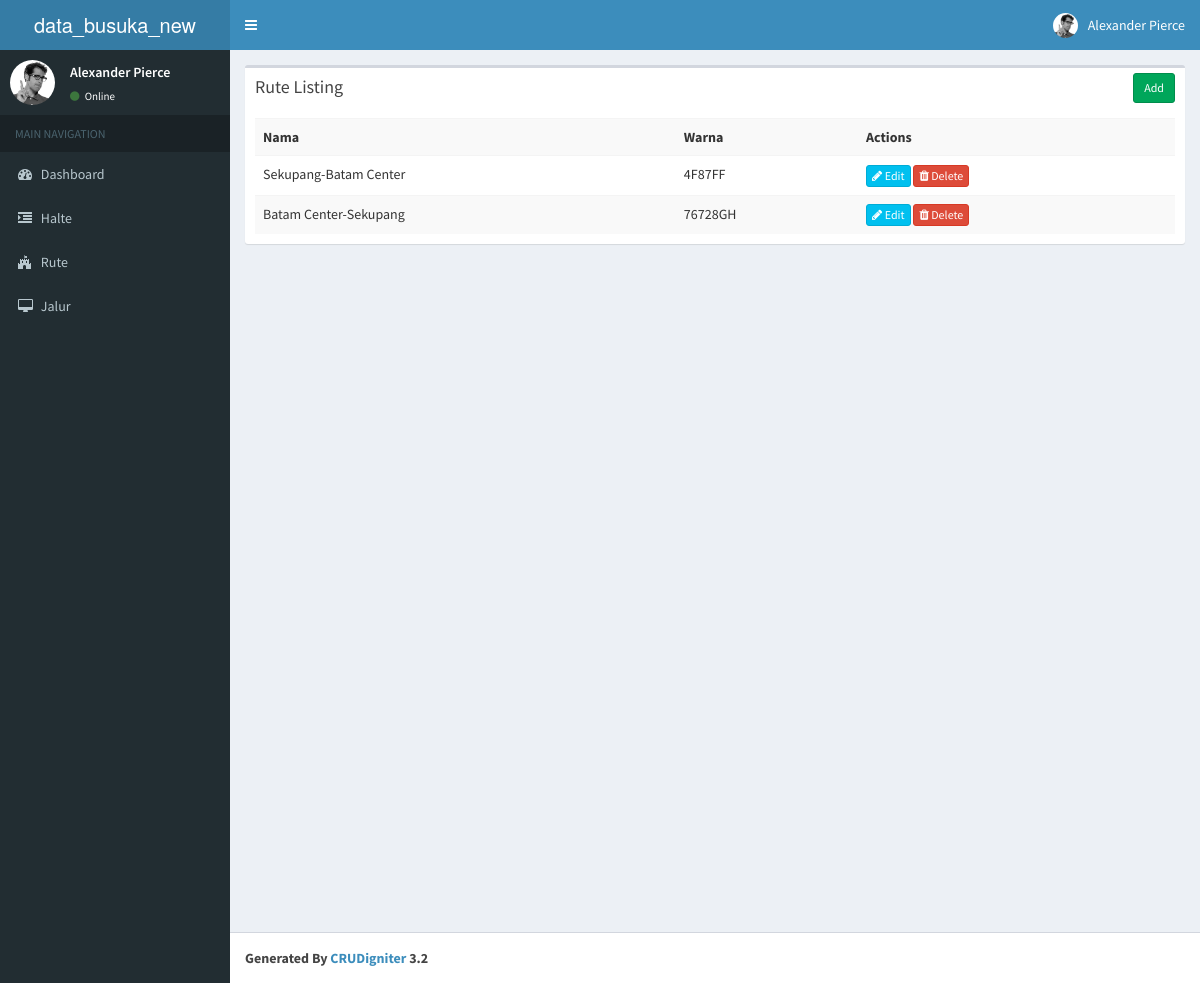
The app's page /index.php/rute, older data.
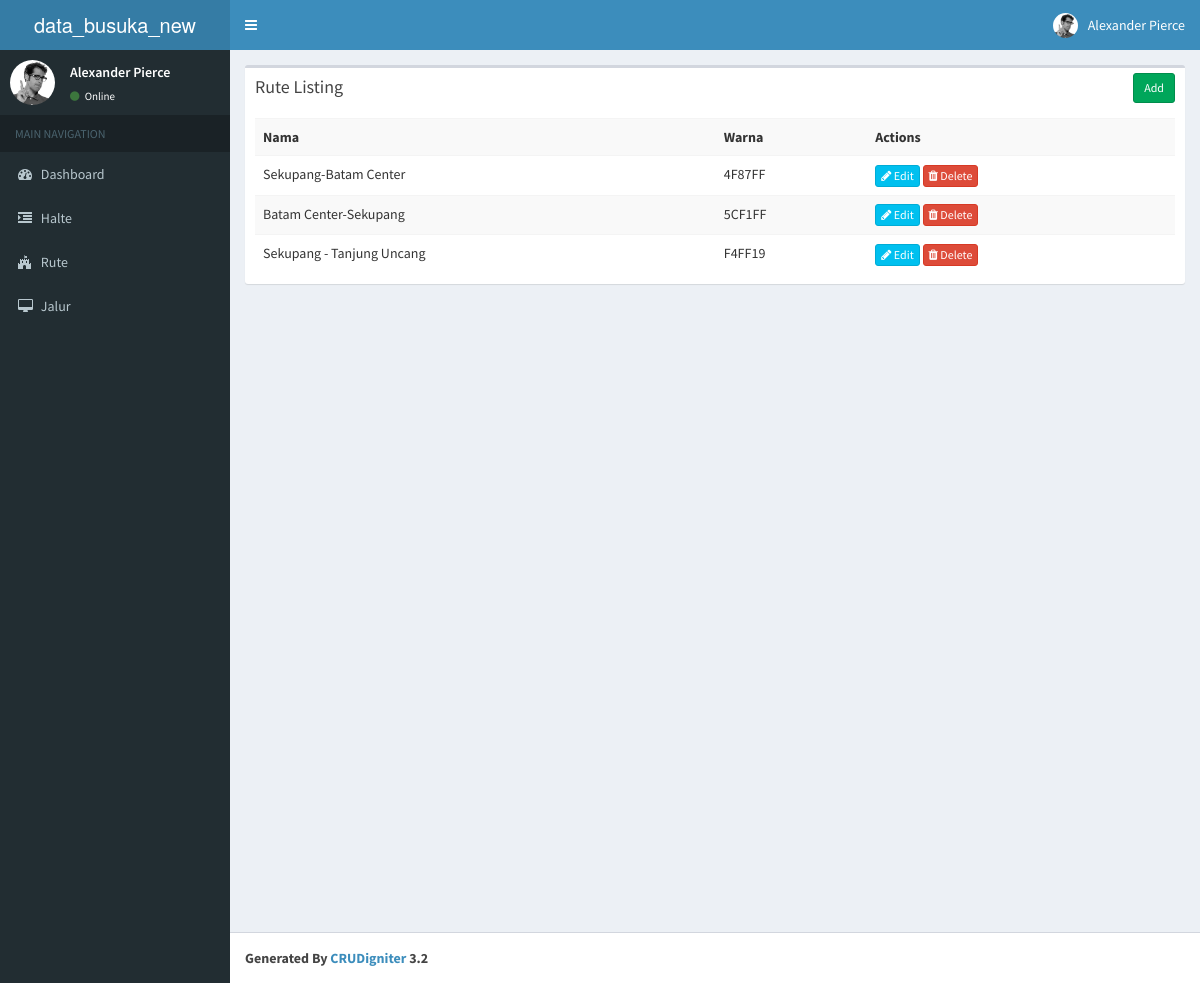
The same page, newer data.
### tables this page shows
CREATE TABLE `dta_rute` (
  `id` int(11) NOT NULL,
  `nama_rute` varchar(50) NOT NULL,
  `warna` varchar(7) NOT NULL
);

### application/controllers/Rute.php (called while the page is built, shortened)
<?php
class Rute extends CI_Controller{
    function __construct()
    {
        $this->load->model('Rute_model');
    }
    function index()
    {
        $params['limit'] = RECORDS_PER_PAGE;
        $params['offset'] = ($this->input->get('per_page')) ? $this->input->get('per_page') : 0;
        $data['rute'] = $this->Rute_model->get_all_rute($params);
        $data['_view'] = 'rute/index';
        $this->load->view('layouts/main',$data);
    }
}

### index.php (called while the page is built, shortened)
<?php
require_once BASEPATH.'core/CodeIgniter.php';

### application/models/Rute_model.php (called while the page is built, shortened)
<?php
class Rute_model extends CI_Model
{
    function get_all_rute_count()
    {
        $this->db->from('dta_rute');
        return $this->db->count_all_results();
    }
    function get_all_rute($params = array())
    {
        $this->db->order_by('id', 'asc');
        if(isset($params) && !empty($params))
        {
            $this->db->limit($params['limit'], $params['offset']);
        }
        return $this->db->get('dta_rute')->result_array();
    }
}

### application/views/rute/index.php (the view, shortened to what this page needs)
<div class="row">
    <div class="col-md-12">
        <div class="box">
            <div class="box-header">
                <h3 class="box-title">Rute Listing</h3>
            	<div class="box-tools">
                    <a href="<?php echo site_url('rute/add'); ?>" class="btn btn-success btn-sm">Add</a>
                </div>
            </div>
            <div class="box-body">
                <table class="table table-striped">
                    <tr>
						<th>Nama</th>
						<th>Warna</th>
						<th>Actions</th>
                    </tr>
                    <?php foreach($rute as $d){ ?>
                    <tr>
						<td><?php echo $d['nama_rute']; ?></td>
						<td><?php echo $d['warna']; ?></td>
						<td>
                            <a href="<?php echo site_url('rute/edit/'.$d['id']); ?>" class="btn btn-info btn-xs"><span class="fa fa-pencil"></span> Edit</a>
                            <a href="<?php echo site_url('rute/remove/'.$d['id']); ?>" class="btn btn-danger btn-xs"><span class="fa fa-trash"></span> Delete</a>
                        </td>
                    </tr>
                    <?php } ?>
                </table>
            </div>
        </div>
    </div>
</div>

Row changes from the older to the newer data that the page shows:
changed dta_rute "Batam Center-Sekupang": warna "76728GH" → "5CF1FF"
added dta_rute: nama_rute "Sekupang - Tanjung Uncang", warna "F4FF19"
